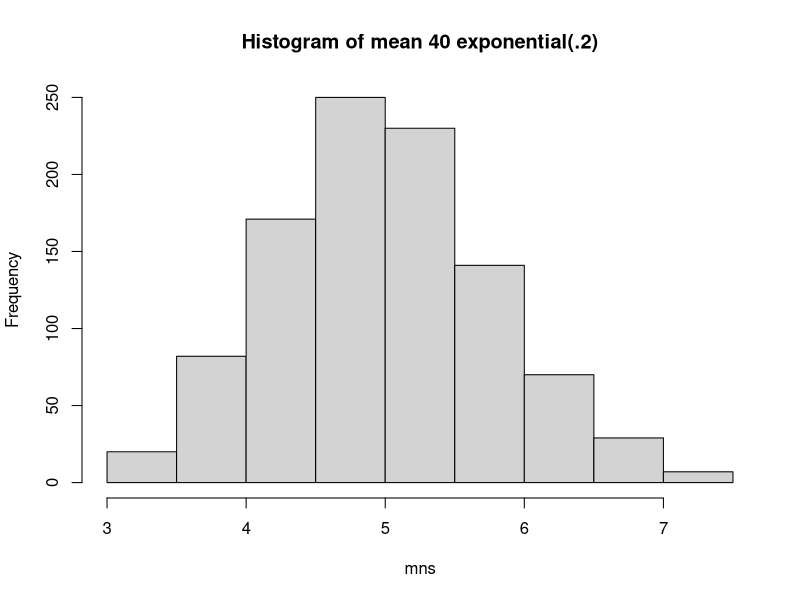
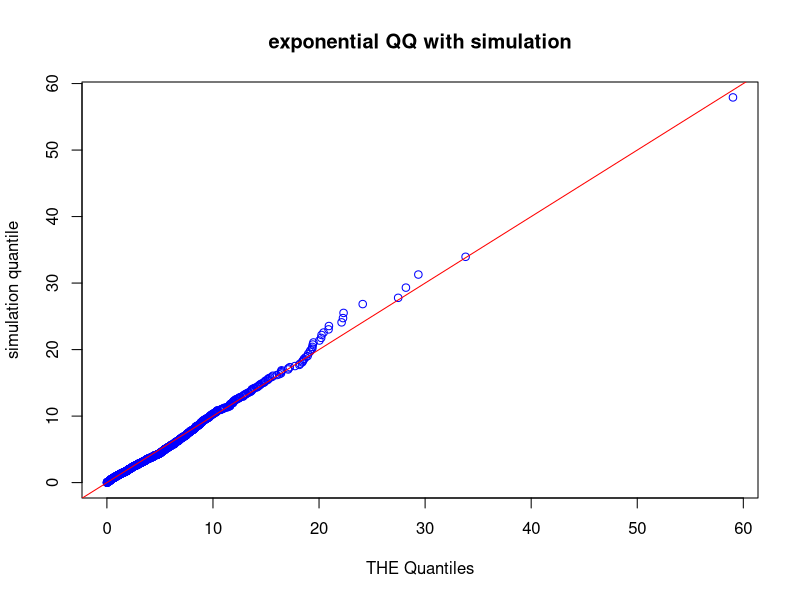

Write R code to recreate these figures, in order.
## ---- chunk 1
set.seed(1)
n <- 40
lambda <- .2
nsim <-1000
sim <- replicate(nsim, rexp(n,.2))
mns <- colMeans(sim)
hist(mns, main="Histogram of mean 40 exponential(.2)")
## ---- chunk 2
center <- mean(sim)
center
## ---- chunk 3
(1/lambda^2) / n
## ---- chunk 4
var(mns)
## ---- chunk 5
qqplot(rexp(nsim, lambda),sim, col="blue", main="exponential QQ with simulation", xlab="THE Quantiles", ylab="simulation quantile")
abline(0,1,col="red")
